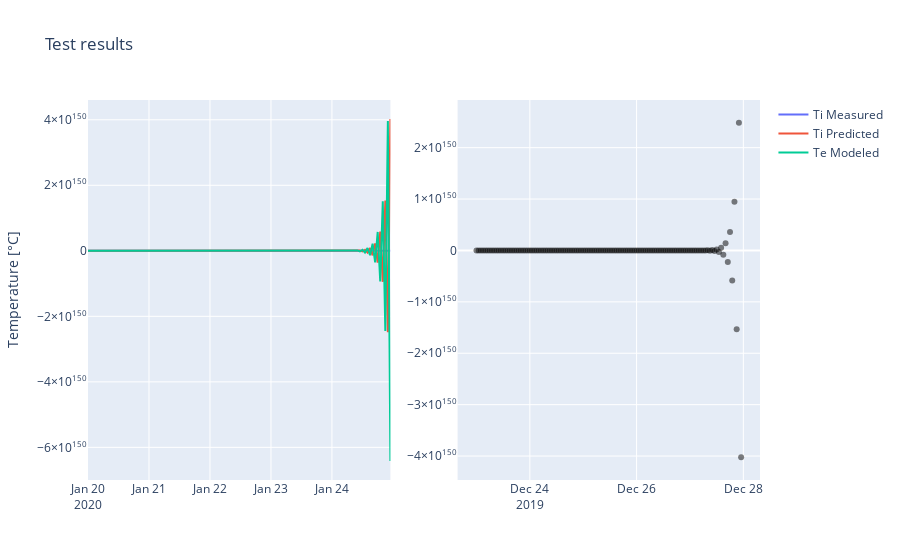

Notebook code cell kept with this figure:
### Code cell
# Plotting results
# ==============================================================================
fig = make_subplots(rows=1, cols=2)

fig.add_trace(go.Scatter(x=X_test.index, y=y_test, name="Ti Measured"), row=1, col=1)
fig.add_trace(
    go.Scatter(x=test_results.input.index, y=test_results.yhat, name="Ti Predicted"),
    row=1,
    col=1,
)
fig.add_trace(
    go.Scatter(
        x=test_results.input.index,
        y=test_results.var["Te"],
        name="Te Modeled",
    ),
    row=1,
    col=1,
)

fig.add_trace(
    go.Scatter(
        x=X_train.index,
        y=(y_test - test_results.yhat),
        name="Residual",
        mode="markers",
        marker=dict(opacity=0.5, color="black"),
        showlegend=False,
    ),
    row=1,
    col=2,
)

# fig.add_trace(
#     go.Scatter(
#         x=y_test,
#         y=test_results.yhat,
#         # name="U",
#         mode="markers",
#         marker=dict(opacity=0.5, color="blue"),
#     ),
#     row=2,
#     col=1,
# )

fig.update_layout(
    # height=600,
    # width=1000,
    title_text="Test results",
    yaxis_title_text="Temperature [°C]",
    # showlegend=False,
)

fig.show()
